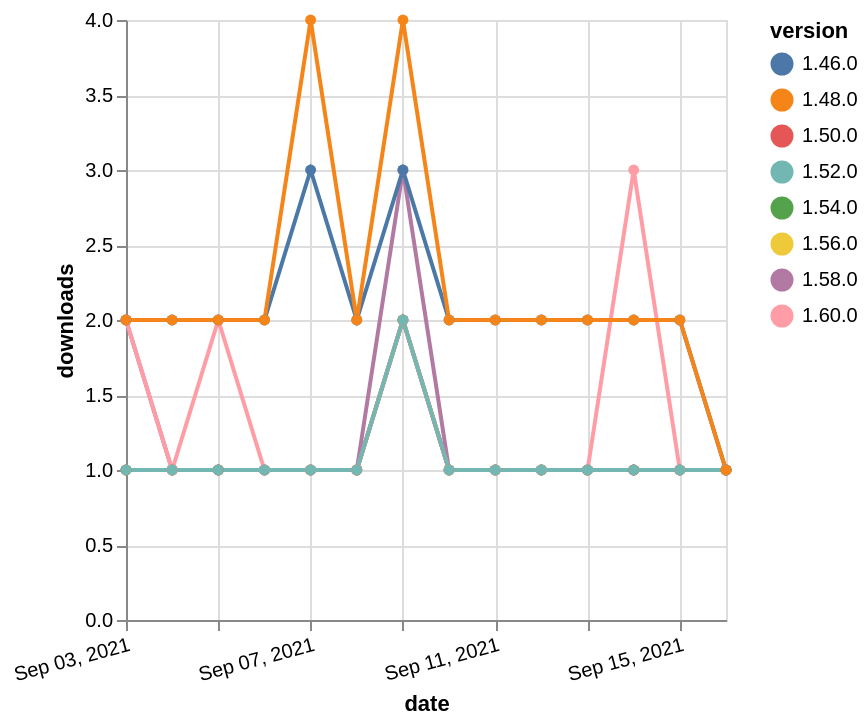

The specification (Vega-Lite) saved for this image:
### Vega-Lite specification from a JSON file in a GitHub repository (floating-point values rounded to 4 significant figures)
{"$schema": "https://vega.github.io/schema/vega-lite/v5.json", "description": "A simple bar chart with embedded data.", "data": {"values": [{"date": "2021-09-03", "total": 171, "delta": 1, "version": "1.56.0"}, {"date": "2021-09-04", "total": 172, "delta": 1, "version": "1.56.0"}, {"date": "2021-09-05", "total": 173, "delta": 1, "version": "1.56.0"}, {"date": "2021-09-06", "total": 174, "delta": 1, "version": "1.56.0"}, {"date": "2021-09-07", "total": 175, "delta": 1, "version": "1.56.0"}, {"date": "2021-09-08", "total": 176, "delta": 1, "version": "1.56.0"}, {"date": "2021-09-09", "total": 178, "delta": 2, "version": "1.56.0"}, {"date": "2021-09-10", "total": 179, "delta": 1, "version": "1.56.0"}, {"date": "2021-09-11", "total": 180, "delta": 1, "version": "1.56.0"}, {"date": "2021-09-12", "total": 181, "delta": 1, "version": "1.56.0"}, {"date": "2021-09-13", "total": 182, "delta": 1, "version": "1.56.0"}, {"date": "2021-09-14", "total": 183, "delta": 1, "version": "1.56.0"}, {"date": "2021-09-15", "total": 184, "delta": 1, "version": "1.56.0"}, {"date": "2021-09-16", "total": 185, "delta": 1, "version": "1.56.0"}, {"date": "2021-09-03", "total": 198, "delta": 1, "version": "1.54.0"}, {"date": "2021-09-04", "total": 199, "delta": 1, "version": "1.54.0"}, {"date": "2021-09-05", "total": 200, "delta": 1, "version": "1.54.0"}, {"date": "2021-09-06", "total": 201, "delta": 1, "version": "1.54.0"}, {"date": "2021-09-07", "total": 202, "delta": 1, "version": "1.54.0"}, {"date": "2021-09-08", "total": 203, "delta": 1, "version": "1.54.0"}, {"date": "2021-09-09", "total": 205, "delta": 2, "version": "1.54.0"}, {"date": "2021-09-10", "total": 206, "delta": 1, "version": "1.54.0"}, {"date": "2021-09-11", "total": 207, "delta": 1, "version": "1.54.0"}, {"date": "2021-09-12", "total": 208, "delta": 1, "version": "1.54.0"}, {"date": "2021-09-13", "total": 209, "delta": 1, "version": "1.54.0"}, {"date": "2021-09-14", "total": 210, "delta": 1, "version": "1.54.0"}, {"date": "2021-09-15", "total": 211, "delta": 1, "version": "1.54.0"}, {"date": "2021-09-16", "total": 212, "delta": 1, "version": "1.54.0"}, {"date": "2021-09-03", "total": 202, "delta": 2, "version": "1.58.0"}, {"date": "2021-09-04", "total": 203, "delta": 1, "version": "1.58.0"}, {"date": "2021-09-05", "total": 204, "delta": 1, "version": "1.58.0"}, {"date": "2021-09-06", "total": 205, "delta": 1, "version": "1.58.0"}, {"date": "2021-09-07", "total": 206, "delta": 1, "version": "1.58.0"}, {"date": "2021-09-08", "total": 207, "delta": 1, "version": "1.58.0"}, {"date": "2021-09-09", "total": 210, "delta": 3, "version": "1.58.0"}, {"date": "2021-09-10", "total": 211, "delta": 1, "version": "1.58.0"}, {"date": "2021-09-11", "total": 212, "delta": 1, "version": "1.58.0"}, {"date": "2021-09-12", "total": 213, "delta": 1, "version": "1.58.0"}, {"date": "2021-09-13", "total": 214, "delta": 1, "version": "1.58.0"}, {"date": "2021-09-14", "total": 215, "delta": 1, "version": "1.58.0"}, {"date": "2021-09-15", "total": 216, "delta": 1, "version": "1.58.0"}, {"date": "2021-09-16", "total": 217, "delta": 1, "version": "1.58.0"}, {"date": "2021-09-03", "total": 262, "delta": 1, "version": "1.50.0"}, {"date": "2021-09-04", "total": 263, "delta": 1, "version": "1.50.0"}, {"date": "2021-09-05", "total": 264, "delta": 1, "version": "1.50.0"}, {"date": "2021-09-06", "total": 265, "delta": 1, "version": "1.50.0"}, {"date": "2021-09-07", "total": 266, "delta": 1, "version": "1.50.0"}, {"date": "2021-09-08", "total": 267, "delta": 1, "version": "1.50.0"}, {"date": "2021-09-09", "total": 269, "delta": 2, "version": "1.50.0"}, {"date": "2021-09-10", "total": 270, "delta": 1, "version": "1.50.0"}, {"date": "2021-09-11", "total": 271, "delta": 1, "version": "1.50.0"}, {"date": "2021-09-12", "total": 272, "delta": 1, "version": "1.50.0"}, {"date": "2021-09-13", "total": 273, "delta": 1, "version": "1.50.0"}, {"date": "2021-09-14", "total": 274, "delta": 1, "version": "1.50.0"}, {"date": "2021-09-15", "total": 275, "delta": 1, "version": "1.50.0"}, {"date": "2021-09-16", "total": 276, "delta": 1, "version": "1.50.0"}, {"date": "2021-09-03", "total": 132, "delta": 2, "version": "1.60.0"}, {"date": "2021-09-04", "total": 133, "delta": 1, "version": "1.60.0"}, {"date": "2021-09-05", "total": 135, "delta": 2, "version": "1.60.0"}, {"date": "2021-09-06", "total": 136, "delta": 1, "version": "1.60.0"}, {"date": "2021-09-07", "total": 137, "delta": 1, "version": "1.60.0"}, {"date": "2021-09-08", "total": 138, "delta": 1, "version": "1.60.0"}, {"date": "2021-09-09", "total": 140, "delta": 2, "version": "1.60.0"}, {"date": "2021-09-10", "total": 141, "delta": 1, "version": "1.60.0"}, {"date": "2021-09-11", "total": 142, "delta": 1, "version": "1.60.0"}, {"date": "2021-09-12", "total": 143, "delta": 1, "version": "1.60.0"}, {"date": "2021-09-13", "total": 144, "delta": 1, "version": "1.60.0"}, {"date": "2021-09-14", "total": 147, "delta": 3, "version": "1.60.0"}, {"date": "2021-09-15", "total": 148, "delta": 1, "version": "1.60.0"}, {"date": "2021-09-16", "total": 149, "delta": 1, "version": "1.60.0"}, {"date": "2021-09-03", "total": 2385, "delta": 2, "version": "1.46.0"}, {"date": "2021-09-04", "total": 2387, "delta": 2, "version": "1.46.0"}, {"date": "2021-09-05", "total": 2389, "delta": 2, "version": "1.46.0"}, {"date": "2021-09-06", "total": 2391, "delta": 2, "version": "1.46.0"}, {"date": "2021-09-07", "total": 2394, "delta": 3, "version": "1.46.0"}, {"date": "2021-09-08", "total": 2396, "delta": 2, "version": "1.46.0"}, {"date": "2021-09-09", "total": 2399, "delta": 3, "version": "1.46.0"}, {"date": "2021-09-10", "total": 2401, "delta": 2, "version": "1.46.0"}, {"date": "2021-09-11", "total": 2403, "delta": 2, "version": "1.46.0"}, {"date": "2021-09-12", "total": 2405, "delta": 2, "version": "1.46.0"}, {"date": "2021-09-13", "total": 2407, "delta": 2, "version": "1.46.0"}, {"date": "2021-09-14", "total": 2409, "delta": 2, "version": "1.46.0"}, {"date": "2021-09-15", "total": 2411, "delta": 2, "version": "1.46.0"}, {"date": "2021-09-16", "total": 2412, "delta": 1, "version": "1.46.0"}, {"date": "2021-09-03", "total": 209, "delta": 1, "version": "1.52.0"}, {"date": "2021-09-04", "total": 210, "delta": 1, "version": "1.52.0"}, {"date": "2021-09-05", "total": 211, "delta": 1, "version": "1.52.0"}, {"date": "2021-09-06", "total": 212, "delta": 1, "version": "1.52.0"}, {"date": "2021-09-07", "total": 213, "delta": 1, "version": "1.52.0"}, {"date": "2021-09-08", "total": 214, "delta": 1, "version": "1.52.0"}, {"date": "2021-09-09", "total": 216, "delta": 2, "version": "1.52.0"}, {"date": "2021-09-10", "total": 217, "delta": 1, "version": "1.52.0"}, {"date": "2021-09-11", "total": 218, "delta": 1, "version": "1.52.0"}, {"date": "2021-09-12", "total": 219, "delta": 1, "version": "1.52.0"}, {"date": "2021-09-13", "total": 220, "delta": 1, "version": "1.52.0"}, {"date": "2021-09-14", "total": 221, "delta": 1, "version": "1.52.0"}, {"date": "2021-09-15", "total": 222, "delta": 1, "version": "1.52.0"}, {"date": "2021-09-16", "total": 223, "delta": 1, "version": "1.52.0"}, {"date": "2021-09-03", "total": 2549, "delta": 2, "version": "1.48.0"}, {"date": "2021-09-04", "total": 2551, "delta": 2, "version": "1.48.0"}, {"date": "2021-09-05", "total": 2553, "delta": 2, "version": "1.48.0"}, {"date": "2021-09-06", "total": 2555, "delta": 2, "version": "1.48.0"}, {"date": "2021-09-07", "total": 2559, "delta": 4, "version": "1.48.0"}, {"date": "2021-09-08", "total": 2561, "delta": 2, "version": "1.48.0"}, {"date": "2021-09-09", "total": 2565, "delta": 4, "version": "1.48.0"}, {"date": "2021-09-10", "total": 2567, "delta": 2, "version": "1.48.0"}, {"date": "2021-09-11", "total": 2569, "delta": 2, "version": "1.48.0"}, {"date": "2021-09-12", "total": 2571, "delta": 2, "version": "1.48.0"}, {"date": "2021-09-13", "total": 2573, "delta": 2, "version": "1.48.0"}, {"date": "2021-09-14", "total": 2575, "delta": 2, "version": "1.48.0"}, {"date": "2021-09-15", "total": 2577, "delta": 2, "version": "1.48.0"}, {"date": "2021-09-16", "total": 2578, "delta": 1, "version": "1.48.0"}]}, "width": "container", "mark": {"type": "line", "point": {"filled": true}}, "encoding": {"x": {"field": "date", "type": "temporal", "timeUnit": "yearmonthdate", "title": "date", "axis": {"labelAngle": -15}}, "y": {"field": "delta", "type": "quantitative", "title": "downloads"}, "color": {"field": "version", "type": "nominal"}, "tooltip": {"field": "delta"}}}
